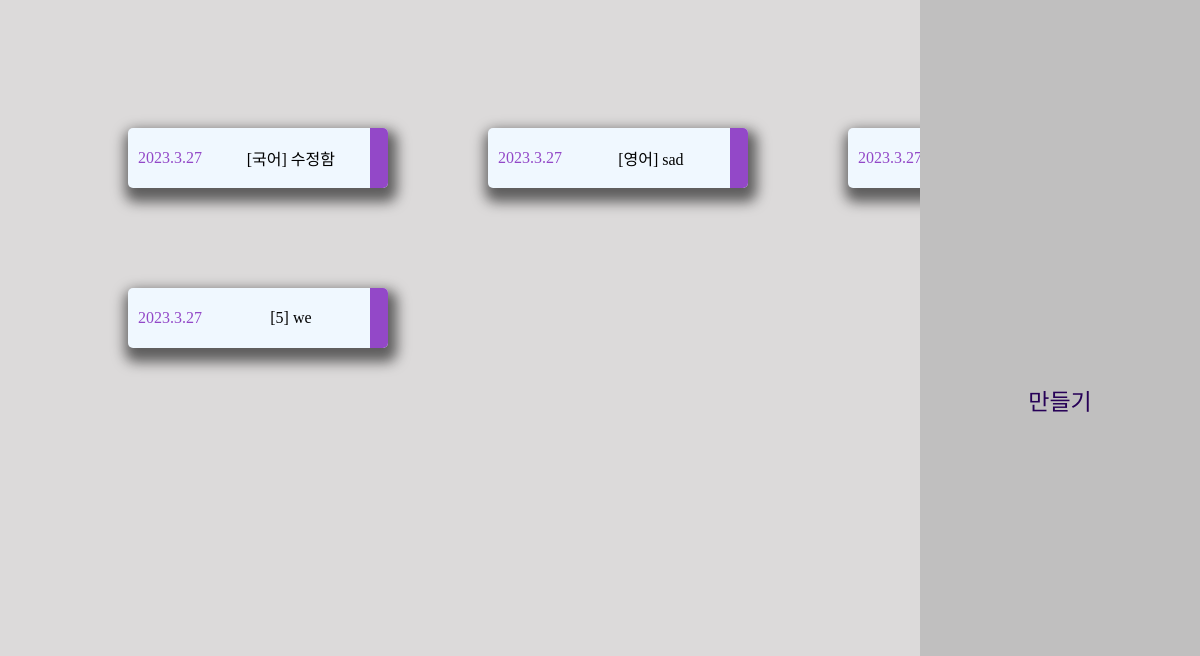
Before: / with the older database file.
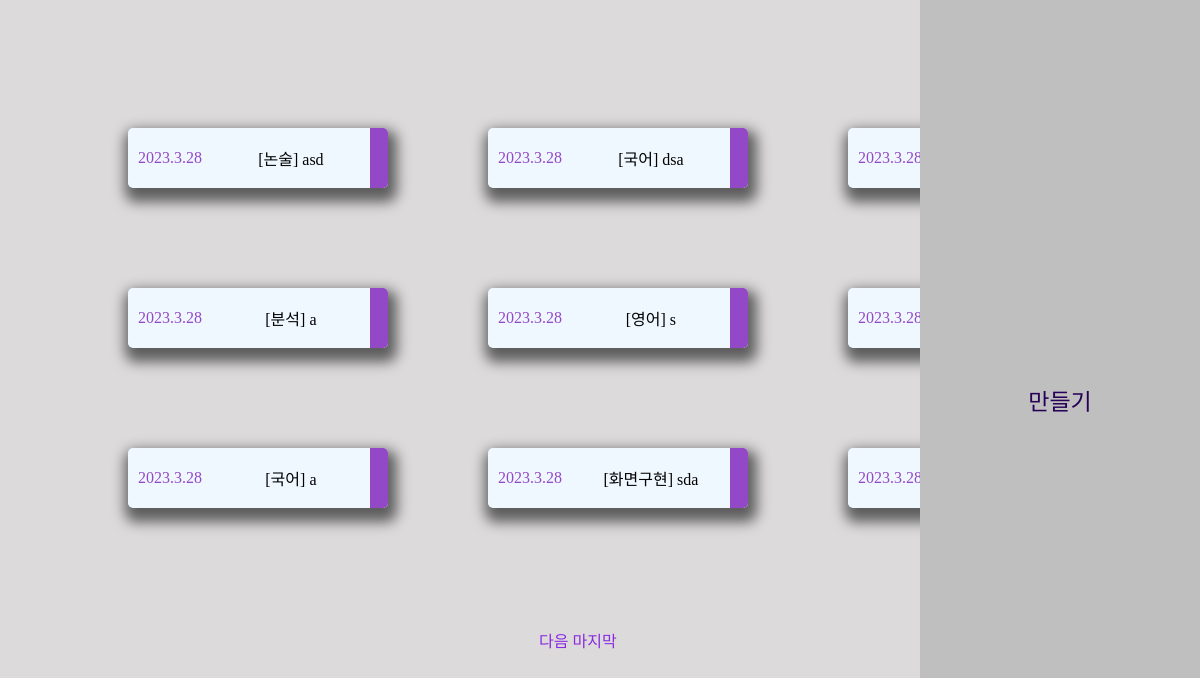
After: the same page with the newer database file.
### study/models.py (models this page shows, shortened)
class Memo(models.Model):
    title = models.CharField(max_length=10)
    SUBJECT_CHOICES = [
        ("화면구현", "화면구현"),
        ("구현", "구현"),
        ("응용", "응용"),
        ("영어", "영어"),
        ("분석", "분석"),
        ("논술", "논술"),
        ("수학", "수학"),
        ("국어", "국어"),
    ]
    subject = models.CharField(choices=SUBJECT_CHOICES, max_length=4, default=None)
    content = models.TextField()
    dt_created = models.DateTimeField(auto_now_add=True)
    dt_updated = models.DateTimeField(auto_now=True)

### study/views.py (the view)
# urls.py: path('', views.IndexView.as_view(), name="index"),
class IndexView(ListView):
    model = Memo
    template_name = 'study/index.html'
    context_object_name = 'memos'
    paginate_by = 9
    ordering = ['-dt_created']

### study/templates/study/index.html (shortened to what this page needs)
{% load static %}
<!DOCTYPE html>
<html lang="en">
<head>
    <link rel="stylesheet" type="text/css" href="{% static 'study/styles/style.css' %}">
</head>
<body>
    <div class="bar">
        <a href="{% url 'memo-create' %}" class="make">만들기</a>
    </div>
    <div class="contents">
        {% for memo in memos %}
            <div class="content">
                <span class="content-time">{{memo.dt_created|date:"Y.n.j" }}</span>
                <a class="content-subject" href="{% url 'memo-update' memo.id%}">
                    <div class="content-subject-text">
                        <span>[{{memo.subject}}] {{memo.title}}</span>
                    </div>
                </a>
                <div class="content-title"></div>
            </div>
        {% endfor %}
    </div>
    {% if is_paginated %}
        <div class="pagination">
            {% if page_obj.has_next %}
            <a href="?page={{ page_obj.next_page_number }}">다음</a>
            <a href="?page={{ page_obj.paginator.num_pages }}">마지막</a>
            {% endif %}
        </div>
    {% endif %}
</body>
</html>

### study/static/study/styles/style.css (style rules this page uses)
body { background-color: rgb(220, 218, 218); }
.bar { display: flex; justify-content: center; align-items: center; position: fixed; background-color: rgb(192, 191, 191); right: 0; bottom: 0; top: 0; width: 280px; }
.contents { display: grid; grid-template: 100px 100px 100px / 300px 300px 300px; gap: 60px; padding: 100px; background-color: rgb(220, 218, 218); height: 100%; }
.content { display: flex; align-items: center; justify-content: space-between; margin: 20px; background-color: aliceblue; border: 0px solid rgb(224, 233, 240); border-radius: 5px; box-shadow: 3px 8px 13px 6px rgba(12, 11, 11, 0.6); }
.content-time { padding: 10px; color: rgb(147, 72, 200); }
.content-title { display: flex; justify-content: center; align-items: center; background-color: rgb(147, 72, 200); border-radius: 0px 5px 5px 0px; height: 100%; width: 30px; }
.content-subject { display: flex; justify-content: center; align-items: center; width: 100%; height: 100%; text-decoration: none; color: black; }
.pagination { margin-left: 531px; }
.pagination > a { text-decoration: none; color: blueviolet; }
.make { text-decoration: none; color: rgb(39, 0, 87); font-size: 23px; }

Changed rows visible on the page:
removed Memo: dt_created "2023.3.27", subject "국어", title "수정함"
removed Memo: dt_created "2023.3.27", subject "영어", title "sad"
removed Memo: dt_created "2023.3.27"
removed Memo: dt_created "2023.3.27", subject "5", title "we"
added Memo: dt_created "2023.3.28", subject "논술", title "asd"
added Memo: dt_created "2023.3.28", subject "국어", title "dsa"
added Memo: dt_created "2023.3.28"
added Memo: dt_created "2023.3.28", subject "분석", title "a"
added Memo: dt_created "2023.3.28", subject "영어", title "s"
added Memo: dt_created "2023.3.28"
added Memo: dt_created "2023.3.28", subject "국어", title "a"
added Memo: dt_created "2023.3.28", subject "화면구현", title "sda"
added Memo: dt_created "2023.3.28"
Other visible differences:
text now shown: "다음 마지막"
